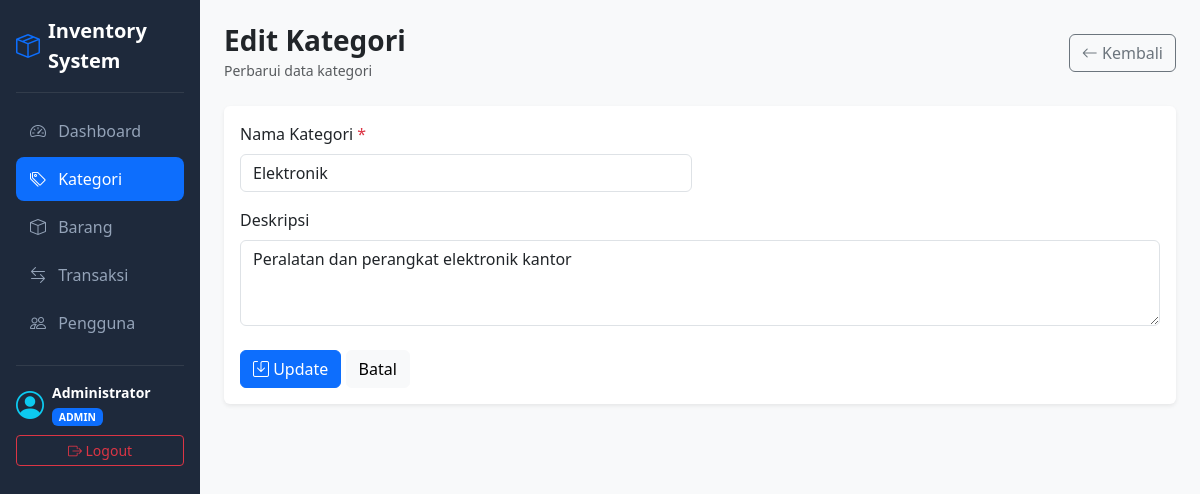
/categories/edit/1 (signed in), run on the app's committed database.
### tables this page shows
CREATE TABLE categories (
    id INT AUTO_INCREMENT PRIMARY KEY,
    name VARCHAR(100) NOT NULL,
    description TEXT,
    created_at TIMESTAMP DEFAULT CURRENT_TIMESTAMP
);

### app/core/Controller.php (called while the page is built, shortened)
<?php
class Controller {
    public function view(string $view, array $data = []): void {
        $data = array_merge(view_shared_data(), $data);
        extract($data);
        require ROOT_PATH . '/app/views/' . $view . '.php';
    }
    public function model(string $model) {
        return new $model();
    }
}

### app/controllers/CategoriesController.php (called while the page is built, shortened)
<?php
class CategoriesController extends Controller {
    public function edit(string $id = ''): void {
        $category = $this->model('Category')->find((int)$id);
        $this->view('categories/edit', [
            'title'    => 'Edit Kategori',
            'category' => $category,
        ]);
    }
}

### app/core/App.php (called while the page is built, shortened)
<?php
class App {
    protected string $method = 'index';
    public function __construct() {
        $url = $this->parseURL();
        if (!empty($url[0])) {
            $candidate = ucfirst($url[0]) . 'Controller';
            if (file_exists(ROOT_PATH . '/app/controllers/' . $candidate . '.php')) {
                unset($url[0]);
            } else {
                $this->notFound();
                return;
            }
        }
        $this->controller = new $this->controller();
        if (!empty($url[1])) {
            if (method_exists($this->controller, $url[1])) {
                $this->method = $url[1];
                unset($url[1]);
            } else {
                $this->notFound();
                return;
            }
        }
        $this->params = $url ? array_values($url) : [];
        call_user_func_array([$this->controller, $this->method], $this->params);
    }
    public function parseURL(): array {
        if (isset($_GET['url'])) {
            $url = rtrim($_GET['url'], '/');
            return explode('/', filter_var($url, FILTER_SANITIZE_URL));
        }
        return [];
    }
}

### public/index.php (called while the page is built, shortened)
<?php
require_once __DIR__ . '/../app/config/config.php';
require_once __DIR__ . '/../app/core/helpers.php';
spl_autoload_register(function ($class) {
    foreach (['core', 'controllers', 'models'] as $dir) {
        $file = ROOT_PATH . '/app/' . $dir . '/' . $class . '.php';
        if (file_exists($file)) {
            return;
        }
    }
});
$app = new App();

### app/core/Database.php (called while the page is built)
<?php
class Database {
    private static ?Database $instance = null;
    private PDO $pdo;
    private function __construct() {
        $dsn = 'mysql:host=' . DB_HOST . ';port=' . DB_PORT
            . ';dbname=' . DB_NAME . ';charset=utf8mb4';
        try {
            $this->pdo = new PDO($dsn, DB_USER, DB_PASS);
            $this->pdo->setAttribute(PDO::ATTR_ERRMODE, PDO::ERRMODE_EXCEPTION);
            $this->pdo->setAttribute(PDO::ATTR_DEFAULT_FETCH_MODE, PDO::FETCH_ASSOC);
        } catch (PDOException $e) {
            Logger::error('Koneksi database gagal', ['error' => $e->getMessage()]);
            die('Koneksi database gagal: ' . $e->getMessage());
        }
    }
    public static function getInstance(): Database {
        return self::$instance ??= new self();
    }
    public function pdo(): PDO {
        return $this->pdo;
    }
}

### app/core/Model.php (called while the page is built, shortened)
<?php
class Model {
    protected PDO $db;
    protected string $table = '';
    public function __construct() {
        $this->db = Database::getInstance()->pdo();
    }
    public function find(int $id) {
        $stmt = $this->db->prepare("SELECT * FROM {$this->table} WHERE id = ?");
        $stmt->execute([$id]);
        return $stmt->fetch();
    }
}

### app/core/helpers.php (called while the page is built, shortened)
<?php
function e($value): string {
    return htmlspecialchars((string) $value, ENT_QUOTES, 'UTF-8');
}

### app/views/categories/_form.php (the view)
<?php $value = fn(string $key, $default = '') => e($category[$key] ?? $default); ?>
<div class="row g-3">
    <div class="col-md-6">
        <label class="form-label">Nama Kategori <span class="text-danger">*</span></label>
        <input type="text" name="name" class="form-control" value="<?= $value('name') ?>" required>
    </div>
    <div class="col-12">
        <label class="form-label">Deskripsi</label>
        <textarea name="description" rows="3" class="form-control"><?= $value('description') ?></textarea>
    </div>
</div>

### app/views/layouts/header.php (style rules this page uses)
body { min-height: 100vh; background-color: #f8f9fa; }

### data on the page
categories: name "Elektronik", description "Peralatan dan perangkat elektronik kantor"

### other printed values
APP_NAME "Inventory System"
$nav['label'] "Dashboard"
$nav['label'] "Kategori"
$nav['label'] "Barang"
$nav['label'] "Transaksi"
$nav['label'] "Pengguna"
$user['full_name'] "Administrator"
$user['role'] "ADMIN"
